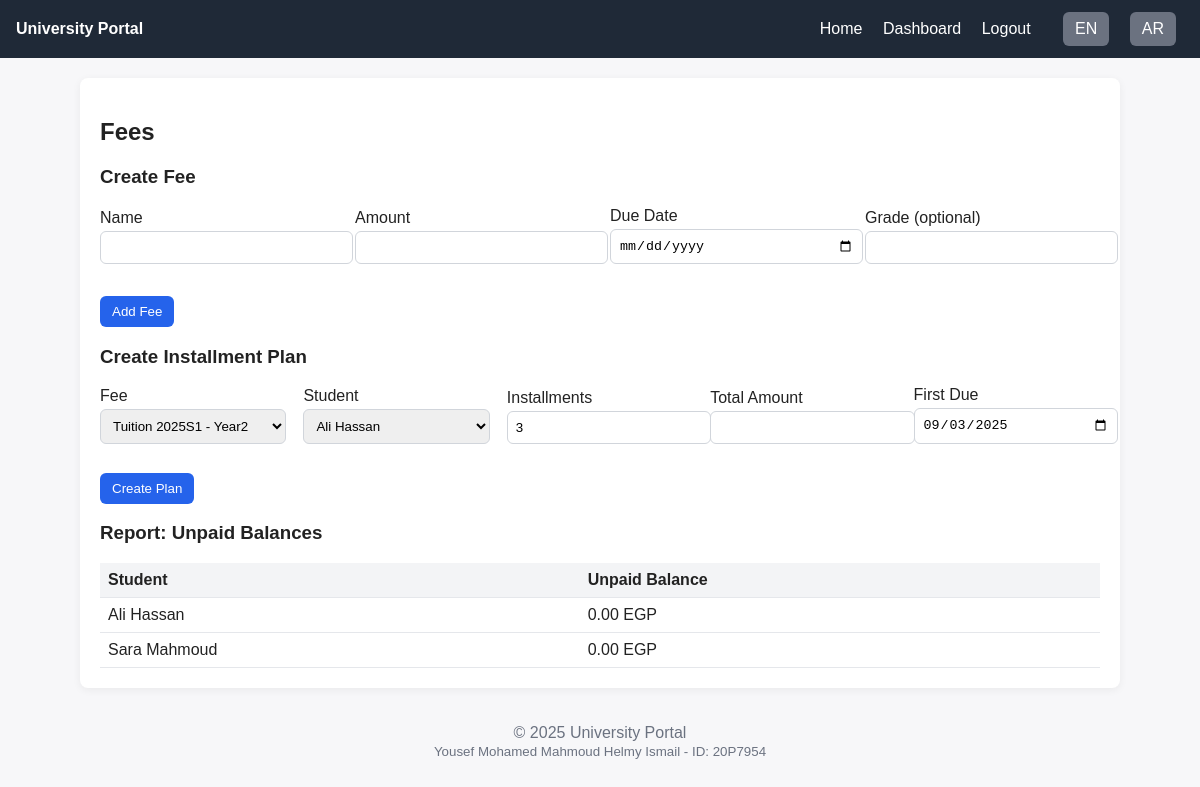
The page /fees/index.php (signed in) on the database its author committed.
### tables this page shows
CREATE TABLE students (
  id INT PRIMARY KEY AUTO_INCREMENT,
  first_name VARCHAR(100) NOT NULL,
  last_name VARCHAR(100) NOT NULL,
  national_id VARCHAR(20) NOT NULL UNIQUE,
  grade_level VARCHAR(20) NOT NULL,
  guardian_contact VARCHAR(50),
  created_at TIMESTAMP DEFAULT CURRENT_TIMESTAMP
);

### lib/util.php (called while the page is built, shortened)
<?php
function e(string $s): string { return htmlspecialchars($s, ENT_QUOTES, 'UTF-8'); }

### fees/index.php (the view, shortened to what this page needs)
<?php
require_once __DIR__ . '/../lib/util.php';
$pdo = DB::conn();
$editFee = null;
$fees = $pdo->query('SELECT * FROM fees ORDER BY id DESC')->fetchAll();
$students = $pdo->query('SELECT id, first_name, last_name FROM students ORDER BY first_name')->fetchAll();
$unpaid = $pdo->query('SELECT s.id, CONCAT(s.first_name, " ", s.last_name) AS name, SUM(fi.amount * (1 - fi.paid)) AS balance
FROM students s LEFT JOIN fee_installments fi ON fi.student_id = s.id
GROUP BY s.id HAVING balance > 0 OR balance IS NULL ORDER BY balance DESC')->fetchAll();
require_once __DIR__ . '/../partials/header.php';
?>
<h2>Fees</h2>
<h3><?= $editFee ? 'Edit Fee' : 'Create Fee' ?></h3>
<form method="post" style="display:grid;grid-template-columns:repeat(4,1fr);gap:20px;align-items:end;">
  <div class="field"><label>Name</label><input name="name" value="<?= e($editFee['name'] ?? '') ?>" required /></div>
  <div class="field"><label>Amount</label><input type="number" step="0.01" min="0.01" name="amount" value="<?= e($editFee['amount'] ?? '') ?>" required /></div>
  <div class="field"><label>Due Date</label><input type="date" name="due_date" value="<?= e($editFee['due_date'] ?? '') ?>" required /></div>
  <div class="field"><label>Grade (optional)</label><input name="grade_level" value="<?= e($editFee['grade_level'] ?? '') ?>" /></div>
  <div style="grid-column:1/5"><button class="btn" type="submit"><?= $editFee ? 'Update' : 'Add Fee' ?></button> <?php if ($editFee): ?><a class="btn secondary" href="/fees/index.php">Cancel</a><?php endif; ?></div>
</form>
<h3>Create Installment Plan</h3>
<form method="post" style="display:grid;grid-template-columns:repeat(5,1fr);gap:17px;align-items:end;">
  <div class="field"><label>Fee</label>
    <select name="fee_id">
      <?php foreach ($fees as $f): ?><option value="<?= (int)$f['id'] ?>"><?= e($f['name']) ?></option><?php endforeach; ?>
    </select>
  </div>
  <div class="field"><label>Student</label>
    <select name="student_id">
      <?php foreach ($students as $s): ?><option value="<?= (int)$s['id'] ?>"><?= e($s['first_name'].' '.$s['last_name']) ?></option><?php endforeach; ?>
    </select>
  </div>
  <div class="field"><label>Installments</label><input type="number" name="count" min="1" value="3" /></div>
  <div class="field"><label>Total Amount</label><input type="number" name="total_amount" min="0.01" step="0.01" required /></div>
  <div class="field"><label>First Due</label><input type="date" name="first_due" value="<?= e(date('Y-m-d')) ?>" /></div>
  <div style="grid-column:1/6"><button class="btn" type="submit">Create Plan</button></div>
</form>
<h3>Report: Unpaid Balances</h3>
<table>
  <tr><th>Student</th><th>Unpaid Balance</th></tr>
  <?php foreach ($unpaid as $u): ?>
    <tr>
      <td><?= e($u['name']) ?></td>
      <td><?= number_format((float)$u['balance'], 2) ?> EGP</td>
    </tr>
  <?php endforeach; ?>
</table>
<?php require_once __DIR__ . '/../partials/footer.php'; ?>

### partials/header.php (style rules this page uses)
body { font-family: Arial, sans-serif; margin:0; background:#f7f7f9; color:#222; }
.btn { display:inline-block; padding:8px 12px; background:#2563eb; color:#fff; border:none; border-radius:6px; text-decoration:none; cursor:pointer; }
.field { margin-bottom:12px; }
label { display:block; margin-bottom:4px; }
input, select, textarea { width:100%; padding:8px; border:1px solid #d1d5db; border-radius:6px; }
table { width:100%; border-collapse:collapse; }
th, td { padding:8px; border-bottom:1px solid #e5e7eb; text-align: left; }
th { background:#f3f4f6; }

### rows shown on the page
students: name "Ali Hassan", balance "0.00"
students: name "Sara Mahmoud", balance "0.00"

### other values the page prints
$title "University Portal"
I18n::t('logout') "Logout"
form field fee_id "Tuition 2025S1 - Year2"
form field student_id "Ali Hassan"
